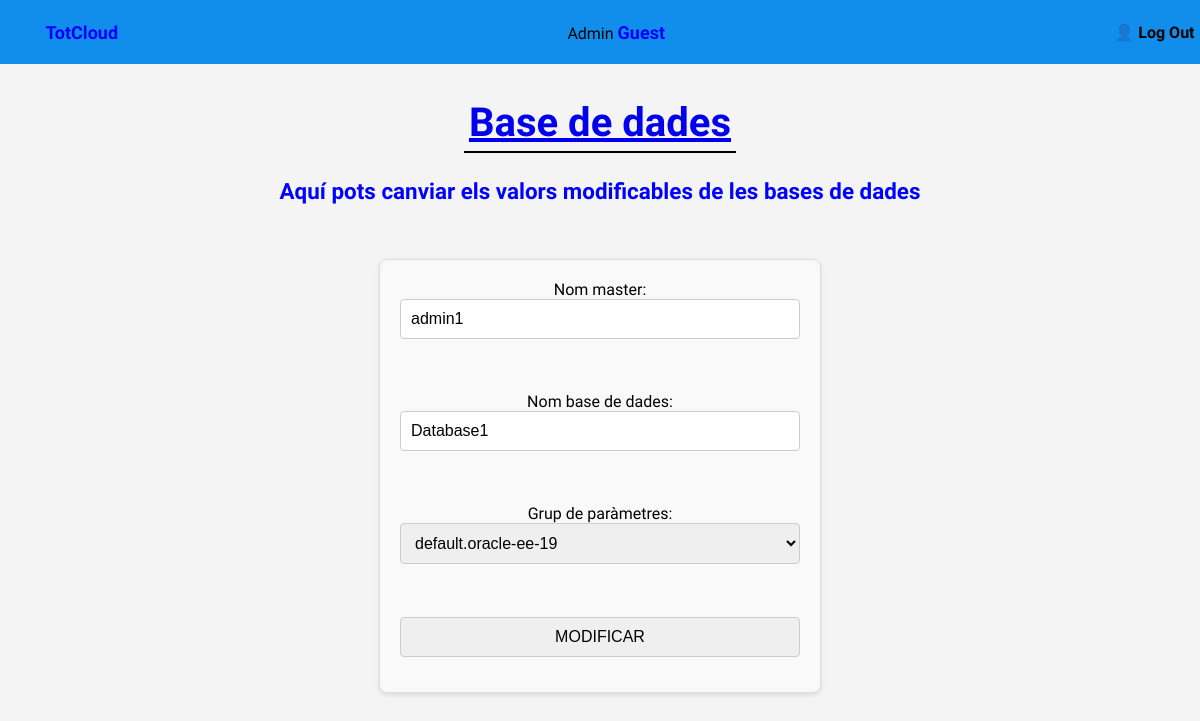
The page /totCloud/instancia_bd/modifica_bd.php?idInstanciaBD=1 on the database as committed earlier.
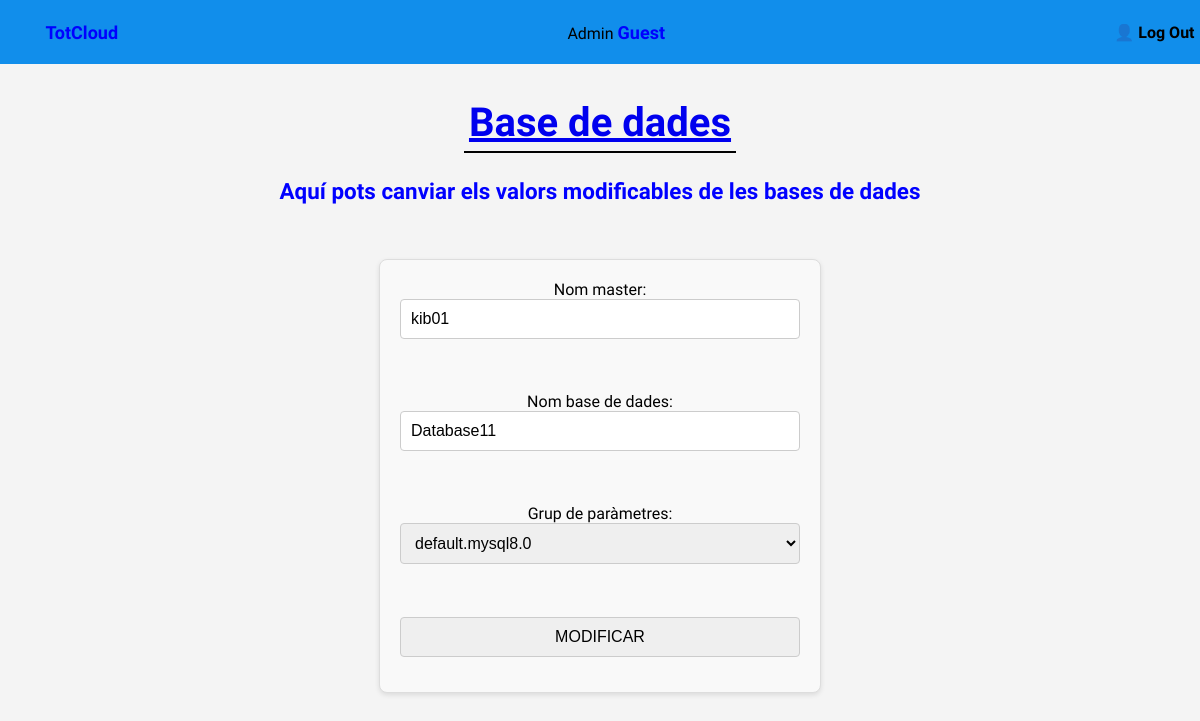
The same page on the database as committed later.
### tables this page shows
CREATE TABLE `instancia_bd` (
  `idInstanciaBD` int(11) NOT NULL,
  `idBDServei` int(11) NOT NULL,
  `nomMaster` varchar(64) NOT NULL,
  `nomBD` varchar(64) NOT NULL,
  `grupParametresBD` varchar(64) NOT NULL,
  `periodeRetencioCS` int(11) DEFAULT NULL,
  `tipusMotor` varchar(32) NOT NULL,
  `idSubXar` int(11) NOT NULL,
  `idConfig` int(11) NOT NULL,
  `idGS` int(11) NOT NULL,
  `idEmmg` int(11) NOT NULL
);

### totCloud/atributsClasses/instancia_bd.php (called while the page is built, shortened)
<?php
$pk = "idInstanciaBD";
$a2 = "nomMaster";
$a3 = "nomBD";
$a4 = "grupParametresBD";
?>

### totCloud/funcions.php (called while the page is built, shortened)
<?php
class Database
{
    public $conn;
    public function __construct($conn)
    {
        $this->conn = $conn;
    }
    public function consultar($consulta)
    {
        $resultado = $this->conn->query($consulta);
        return $resultado;
    }
}

### totCloud/instancia_bd/modifica_bd.php (the view, shortened to what this page needs)
<?php
include "../connexio.php";
include "../funcions.php";
include "../atributsClasses/instancia_bd.php";
include "../header.php";
$db = new Database($conn);
$k = $_GET[$pk];
$query = "SELECT * FROM instancia_bd WHERE idInstanciaBD = $k";
$resultado = $db->consultar($query);
if ($resultado && $resultado->num_rows > 0) {
    $datos = $resultado->fetch_assoc();
} else {
    die("Error: No se encontró el servidor con el ID especificado.");
}
?>
<!DOCTYPE html>
<html lang="en">
<head>
    <link rel="stylesheet" type="text/css" href="../estils/new.css">
</head>
<body>
    <section>
        <a href="home.php">
            <h2>Base de dades</h2>
        </a>
        <div class="subtitulo">
            <div>
                Aquí pots canviar els valors modificables de les bases de dades
            </div>
        </div>
    </section>
    <form action="update_bd.php" method="GET">
        Nom master:
        <input name="nomMaster" value="<?php echo htmlspecialchars($datos[$a2]); ?>" requiered> <br><br>
        Nom base de dades:
        <input name="nomBD" value="<?php echo htmlspecialchars($datos[$a3]); ?>" required><br><br>
        Grup de paràmetres:
        <?php
        $opciones = [
            "default.oracle-ee-19" => "default.oracle-ee-19",
            "default.sqlserver-se-15" => "default.sqlserver-se-15",
            "default.postgres14" => "Alt default.postgres14",
            "default.postgres13" => "default.postgres13",
            "default.mysql8.0" => "default.mysql8.0",
            "default.mysql5.7" => "default.mysql5.7",
            "default.mariadb10.5" => "default.mariadb10.5"
        ];
        $valorSeleccionado = $datos[$a4] ?? '';
        ?>
        <select name="GParametreBD" required>
            <?php
            foreach ($opciones as $value => $label) {
                $selected = ($value === $valorSeleccionado) ? 'selected' : '';
                echo "<option value=\"$value\" $selected>$label</option>";
            }
            ?>
        </select><br><br>
        <input type="submit" value="MODIFICAR">
    </form>
</body>
</html>

Rows that differ between the two databases and show on the page:
changed instancia_bd: nomMaster "admin1" → "kib01"; nomBD "Database1" → "Database11"
Other text that changed with them:
form field GParametreBD: "default.oracle-ee-19" → "default.mysql8.0"
